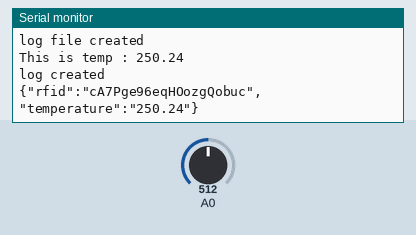
Recording of a sketch running on a simulated ESP8266 (NodeMCU). Shown: the last lines printed to the serial monitor. The inputs (shaded band) are chosen by the test bench; at power-on: A0 = 512. WiFi joins after 1.5 s; servers stay silent unless stated; uploads are accepted with an empty reply; storage starts empty.

Above: at 2.7 s.
2.8 s: A0 set to 716
At 7.2 s:
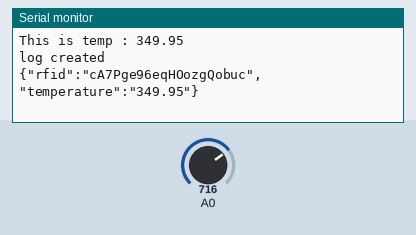
7.4 s: A0 set to 900
At 12.6 s:
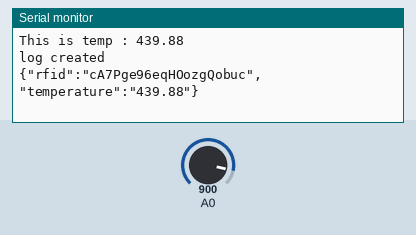
Timing chart, 0 to 14.1 s (numbered marks = the images above; inputs shaded):
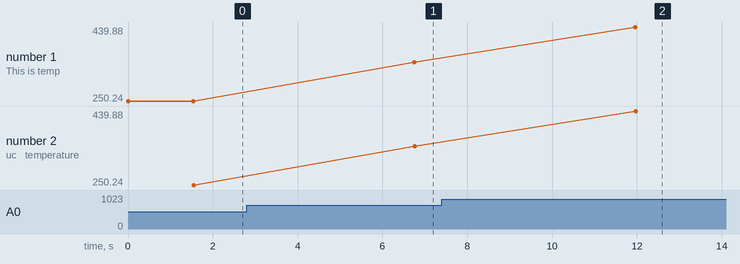

Measured:
- after the input at 2.8 s, the serial monitor: prints a new line after 4.0 s (image 1)
- after the input at 7.4 s, the serial monitor: prints a new line after 4.6 s (image 2)
- plotted number 1: 250.24 → 349.95 after the input at 2.8 s, 349.95 → 439.88 after the input at 7.4 s
- plotted number 2: 250.24 → 349.95 after the input at 2.8 s, 349.95 → 439.88 after the input at 7.4 s

The sketch:

Hardware_With_Buffering.ino
```cpp
#include <ESP8266WiFi.h>
#include <SPI.h>
#include <MFRC522.h>
#include <ArduinoJson.h>
#include <ESP8266HTTPClient.h>
#include <WiFiClient.h>
#include <FS.h>

const char* ssid = "NSUT_WIFI";
const char* password = "";


// Define constants for file paths
const char* logFilePath = "/log.txt";

//Your Domain name with URL path or IP address with path
String serverName = "http://10.100.193.107:8000/temperature";
String rfid = "cA7Pge96eqHOozgQobuc"; // Variable to store the detected RFID UID
String location="Delhi";
float temp;

JsonArray arr;
bool gotdata=false;
bool iswifi = false;
bool dataPresentInBuffer=false;

void setup() {
  Serial.begin(115200);
  temp=readTemperature();
  delay(10);

  // Connect to WiFi network
  Serial.println();
  Serial.println();
  Serial.print("Connecting to ");
  Serial.println(ssid);

  WiFi.begin(ssid, password);

  while (WiFi.status() != WL_CONNECTED) {
    delay(500);
    Serial.print("Not Working >>>");
  }

  iswifi=true;
  Serial.println("");
  Serial.println("WiFi connected");
  Serial.println("IP address: ");
  Serial.println(WiFi.localIP());

  initializeSPIFFS();

  File log = SPIFFS.open(logFilePath, "w");
  if (!log) {
    Serial.println("Failed to open file for writing");
  }
  else{
    log.close();
    Serial.println("log file created");
  }

}


void loop() {
  temp=readTemperature();
  if (isnan(temp)) {

    Serial.println("No value assigned to temp variable");
    return;
  }
  logAndAuth();
  int status = 0;
  if(iswifi){
    dataPresentInBuffer=false;
    status = sendToBackend();
    delay(5000);
  }else{
    dataPresentInBuffer=true;
    // try wifi
    WiFi.begin(ssid, password);
    int times=0;
    while (WiFi.status() != WL_CONNECTED && times<2) {
      delay(500);
      Serial.print(".");
      times++;
    }
    iswifi = WiFi.status() == WL_CONNECTED;
    Serial.println("");

    if(iswifi){
      Serial.println("WiFi connected");
      Serial.println("IP address: ");
      Serial.println(WiFi.localIP());

      readAllDataFromFile(logFilePath);
    }
  }
  // status = logAndAuth();
  // readAllDataFromFile();
  Serial.println("");

}


// PRINT ALL THE LOG FILE DATA !! { VVIMP } And send it to the cloud !! { temp data !! }
void readAllDataFromFile(String path) {
  WiFiClient client;
  HTTPClient http;
  // Open the file for reading
  File file = SPIFFS.open(path, "r");
  if (!file) {
    Serial.println("Failed to open file for reading");
    return;
  }

  // Read data line by line
  Serial.println("data: ");
  while (file.available()) {
    // Read a line from the file
    String data = file.readStringUntil('\n');
    // delay(5000);
    // Serial.print("HTTP Response code: ");
    // Serial.println(httpResponseCode);
    http.begin(client, serverName);
    http.addHeader("Content-Type", "application/json");

    int httpResponseCode = http.POST(data);

    // Free resources
    http.end();
  }

  // Close the file
 file.close();
}


// PUT DATA INTO THE LOG FILE IF WIFI NOT AVAILABLE !!
int logAndAuth(){
  // Open the file for reading
  String data = "{\"rfid\":\"" + rfid + "\", \"" + "temperature\":\"" + temp + "\"}";

  File log = SPIFFS.open(logFilePath, "a");
  if (!log) {
      Serial.println("Failed to open file for writing");
      return 500;
  }
  log.println(rfid+" "+temp);
  Serial.println("log created");
  log.close();
  return 200;
}


int sendToBackend(){
    WiFiClient client;
    HTTPClient http;

    // Your Domain name with URL path or IP address with path
    http.begin(client, serverName);

    // If you need Node-RED/server authentication, insert user and password below
    //http.setAuthorization("REPLACE_WITH_SERVER_USERNAME", "REPLACE_WITH_SERVER_PASSWORD");

    // Specify content-type header
    // Data to send with HTTP POST

    http.addHeader("Content-Type", "application/json");

    // {"rfid": "adsfas", "time": "1231./123/12"}
    // date is static for now (either get dedicated hardware or use wifi)
    String date = "2012-04-23T18:25:43.511Z";
    String data = "{\"rfid\":\"" + rfid + "\", \"" + "temperature\":\"" + temp + "\"}";
    Serial.println(data);
    int httpResponseCode = http.POST(data);
    // delay(5000);
    // Serial.print("HTTP Response code: ");
    // Serial.println(httpResponseCode);

    // Free resources
    http.end();

    return httpResponseCode;
}

// Function to initialize SPIFFS
void initializeSPIFFS() {
  if (!SPIFFS.begin()) {
    Serial.println("Failed to initialize SPIFFS");
    return;
  }
  Serial.println("SPIFFS initialized successfully");
}


float readTemperature(){

  int sensorValue = analogRead(A0);
  float voltage = (sensorValue / 1023.0) * 5000; // Convert analog value to voltage (mV)
  float temperatureC = voltage / 10; // Convert voltage to temperature (°C)
  String res="This is temp : ";
  res+=(temperatureC);
  Serial.println(res);

  return temperatureC;
}
```
